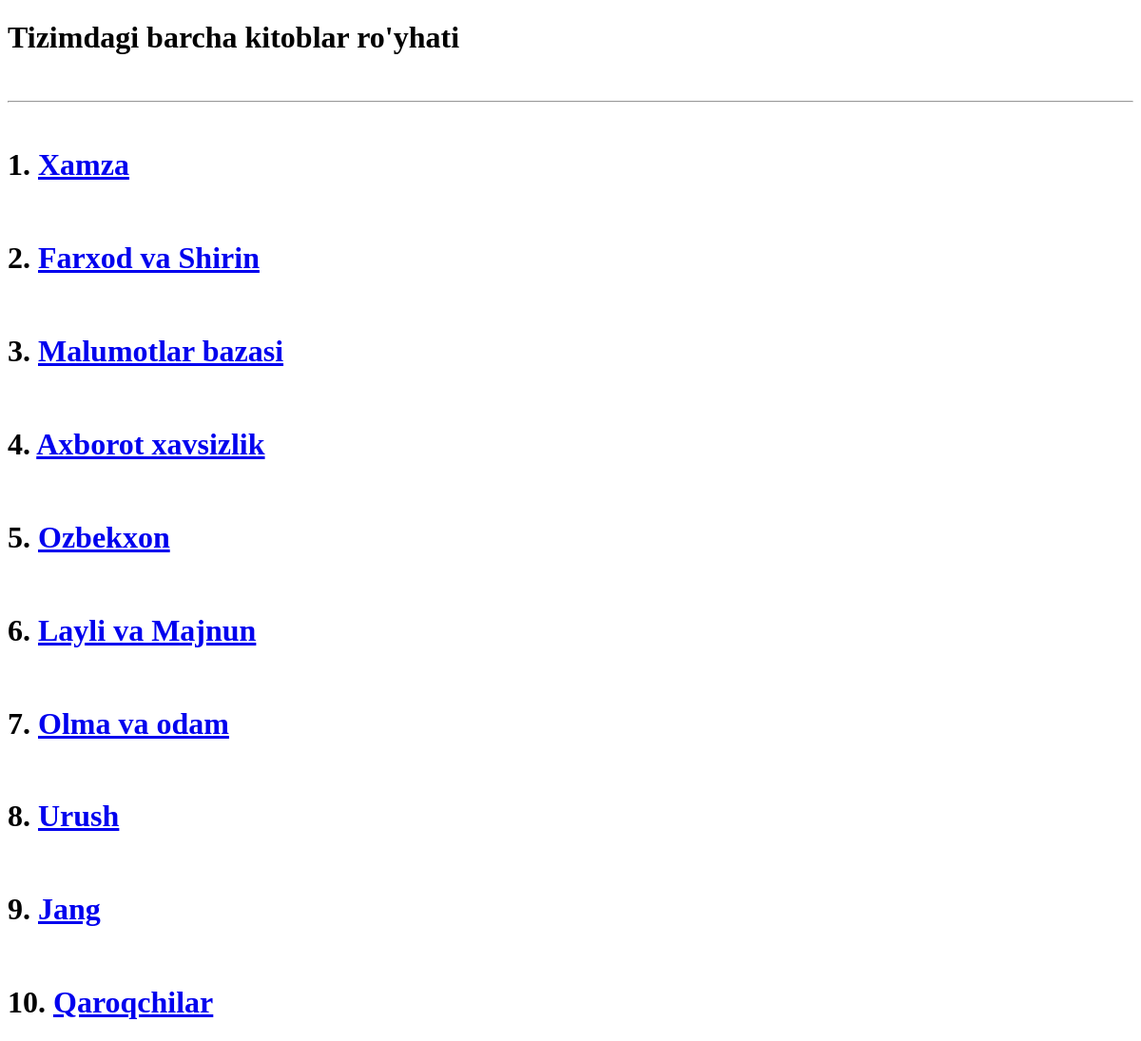
Before: /kitoblar/ with the older database file.
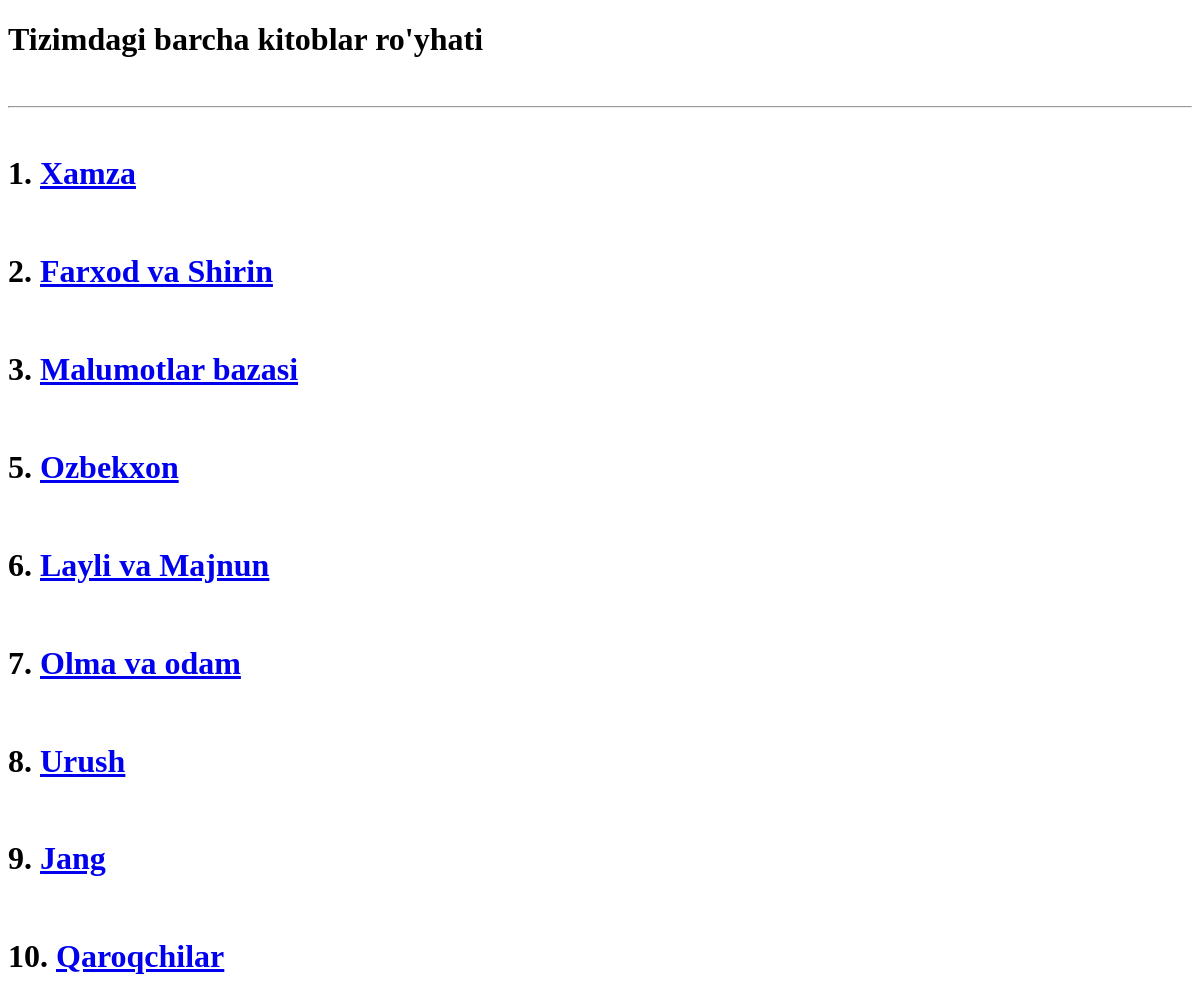
After: the same page with the newer database file.
### asosiy/models.py (models this page shows, shortened)
class Kitob(models.Model):
    nom = models.CharField(max_length=50)
    janr = models.CharField(max_length=20, choices=JANR)
    sahifa = models.PositiveSmallIntegerField()
    muallif = models.ForeignKey(Muallif, on_delete=models.CASCADE)

### asosiy/views.py (the view)
# urls.py: path('kitoblar/', hamma_kitoblar),
def hamma_kitoblar(request):
    content = {
        "kitoblar": Kitob.objects.all()
    }
    return render(request, "kitoblar.html", content)

### templates/kitoblar.html (shortened to what this page needs)
<!DOCTYPE html>
<html lang="en">
<head>
</head>
<body>
    <h1>Tizimdagi barcha kitoblar ro'yhati </h1>
    <br>
    <hr>
    {% for kitob in kitoblar %}
    <br>
    <h1>{{kitob.id}}. <a href="/books/{{kitob.id}}"> {{kitob.nom}}</a> </h1>
    {% endfor %}
</body>
</html>

Changed rows visible on the page:
removed Kitob: id "4", nom "Axborot xavsizlik"
